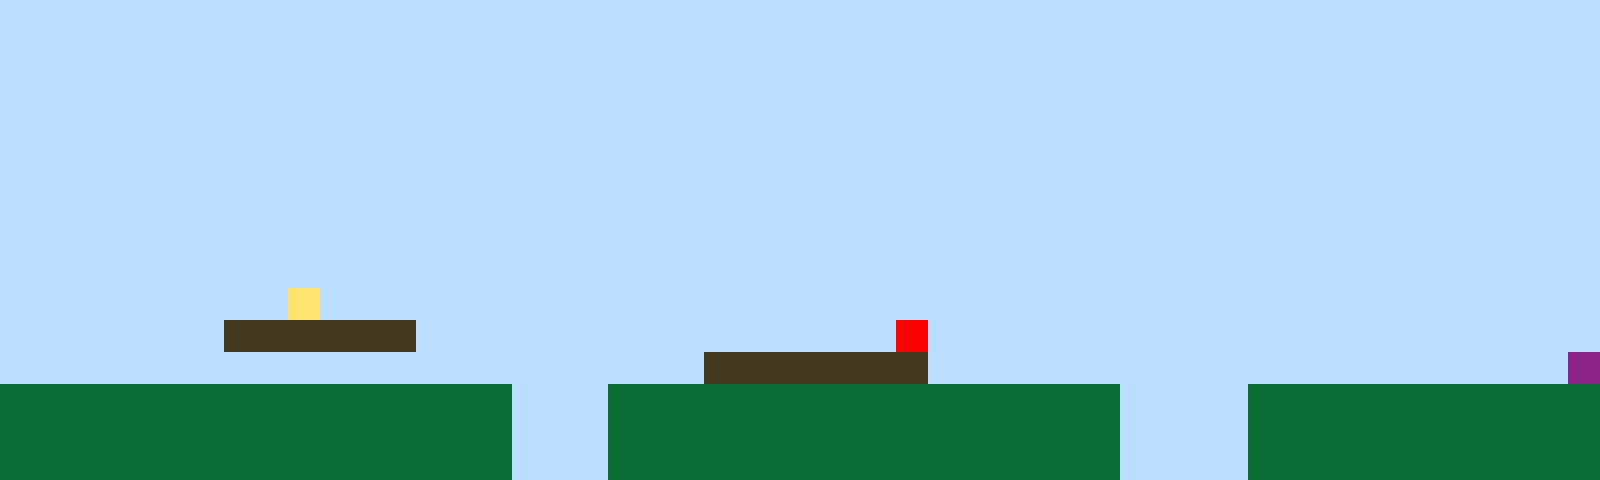

A level layout from a 2D game, rendered from its tile map. Below: a short description, then the map file with its tile-grid data intact:
An orthogonal 50x15 tile map with 32x32 px tiles, 1 tile layer (Tile Layer 1).

<map version="1.10" tiledversion="1.11.2" orientation="orthogonal" renderorder="right-up" width="50" height="15" tilewidth="32" tileheight="32" infinite="0" nextlayerid="2" nextobjectid="1"><editorsettings><export target="map1.csv" format="csv" /></editorsettings><tileset firstgid="1" name="sprites" tilewidth="32" tileheight="32" tilecount="6" columns="3"><image source="sprites.png" width="96" height="64" /></tileset><layer id="1" name="Tile Layer 1" width="50" height="15"><data encoding="csv">1,1,1,1,1,1,1,1,1,1,1,1,1,1,1,1,1,1,1,1,1,1,1,1,1,1,1,1,1,1,1,1,1,1,1,1,1,1,1,1,1,1,1,1,1,1,1,1,1,1,1,1,1,1,1,1,1,1,1,1,1,1,1,1,1,1,1,1,1,1,1,1,1,1,1,1,1,1,1,1,1,1,1,1,1,1,1,1,1,1,1,1,1,1,1,1,1,1,1,1,1,1,1,1,1,1,1,1,1,1,1,1,1,1,1,1,1,1,1,1,1,1,1,1,1,1,1,1,1,1,1,1,1,1,1,1,1,1,1,1,1,1,1,1,1,1,1,1,1,1,1,1,1,1,1,1,1,1,1,1,1,1,1,1,1,1,1,1,1,1,1,1,1,1,1,1,1,1,1,1,1,1,1,1,1,1,1,1,1,1,1,1,1,1,1,1,1,1,1,1,1,1,1,1,1,1,1,1,1,1,1,1,1,1,1,1,1,1,1,1,1,1,1,1,1,1,1,1,1,1,1,1,1,1,1,1,1,1,1,1,1,1,1,1,1,1,1,1,1,1,1,1,1,1,1,1,1,1,1,1,1,1,1,1,1,1,1,1,1,1,1,1,1,1,1,1,1,1,1,1,1,1,1,1,1,1,1,1,1,1,1,1,1,1,1,1,1,1,1,1,1,1,1,1,1,1,1,1,1,1,1,1,1,1,1,1,1,1,1,1,1,1,1,1,1,1,1,1,1,1,1,1,1,1,1,1,1,1,1,1,1,1,1,1,1,1,1,1,1,1,1,1,1,1,1,1,1,1,1,1,1,1,1,1,1,1,1,1,1,1,1,1,1,1,1,1,1,1,1,1,1,1,1,1,1,1,1,1,1,1,1,1,1,1,1,1,1,1,1,1,1,1,1,1,1,1,1,1,1,1,1,1,1,1,1,1,1,1,1,1,1,1,1,1,1,1,1,1,1,1,1,1,1,1,1,1,1,1,1,1,1,1,1,1,1,1,1,1,1,1,1,1,1,1,1,1,1,1,1,4,1,1,1,1,1,1,1,1,1,1,1,1,1,1,1,1,1,1,1,1,1,1,1,1,1,1,1,1,1,1,1,1,1,1,1,1,1,1,1,1,1,1,1,1,1,1,1,3,3,3,3,3,3,1,1,1,1,1,1,1,1,1,1,1,1,1,1,1,5,1,1,1,1,1,1,1,1,1,1,1,1,1,1,1,1,1,1,1,1,1,1,1,1,1,1,1,1,1,1,1,1,1,1,1,1,1,1,1,1,1,1,1,3,3,3,3,3,3,3,1,1,1,1,1,1,1,1,1,1,1,1,1,1,1,1,1,1,1,1,6,2,2,2,2,2,2,2,2,2,2,2,2,2,2,2,2,1,1,1,2,2,2,2,2,2,2,2,2,2,2,2,2,2,2,2,1,1,1,1,2,2,2,2,2,2,2,2,2,2,2,2,2,2,2,2,2,2,2,2,2,2,2,2,2,2,2,1,1,1,2,2,2,2,2,2,2,2,2,2,2,2,2,2,2,2,1,1,1,1,2,2,2,2,2,2,2,2,2,2,2,2,2,2,2,2,2,2,2,2,2,2,2,2,2,2,2,1,1,1,2,2,2,2,2,2,2,2,2,2,2,2,2,2,2,2,1,1,1,1,2,2,2,2,2,2,2,2,2,2,2</data></layer></map>
